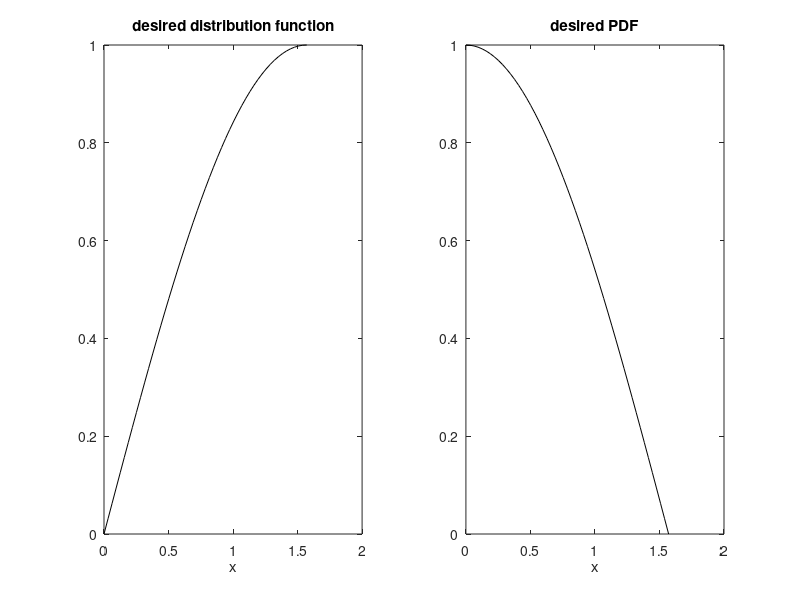
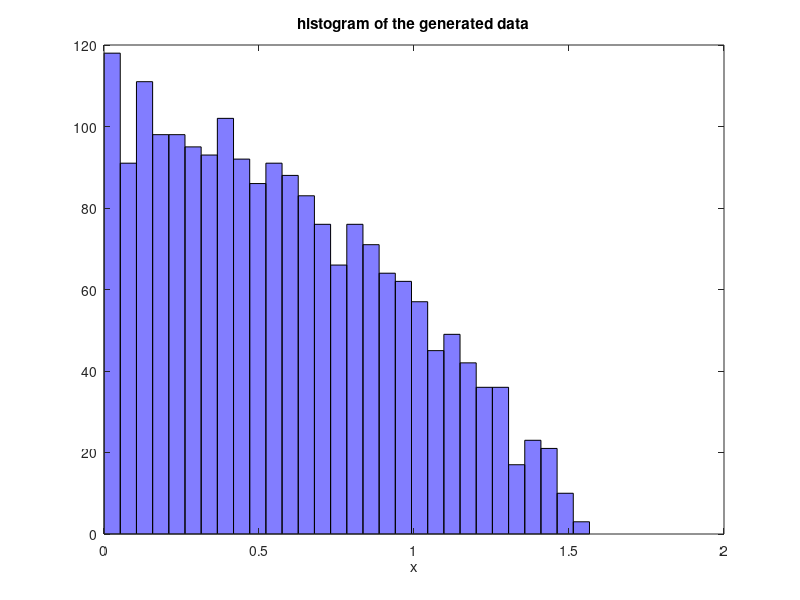

The MATLAB script that drew these images, in order:
% Generation of random data with a desired PDF
% Using analytic inversion

% example of desired distribution function
x=0:(pi/100):(pi/2); 
F=sin(x); %an always growing curve
pf=cos(x); %PDF=derivative of F

% generation of random data
N=2000; %number of data
y=rand(1,N); %uniform distribution
% random data generation:
z=asin(y); %the inverse of F

figure(1)
subplot(1,2,1)
plot(x,F,'k'); 
xlabel('x'); title('desired distribution function');
subplot(1,2,2)
plot(x,pf,'k');
xlabel('x'); title('desired PDF');

figure(2)
hist(z,30); colormap('cool');
xlabel('x');title('histogram of the generated data');
